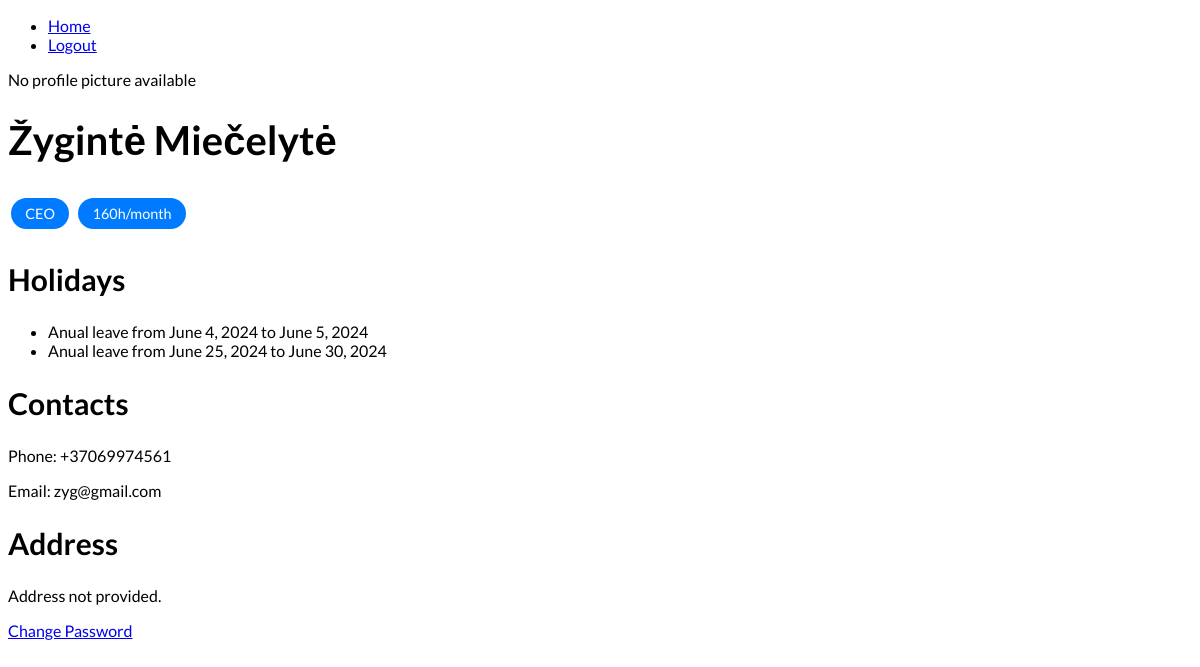
Before: /schedules/profile/1/ with the older database file.
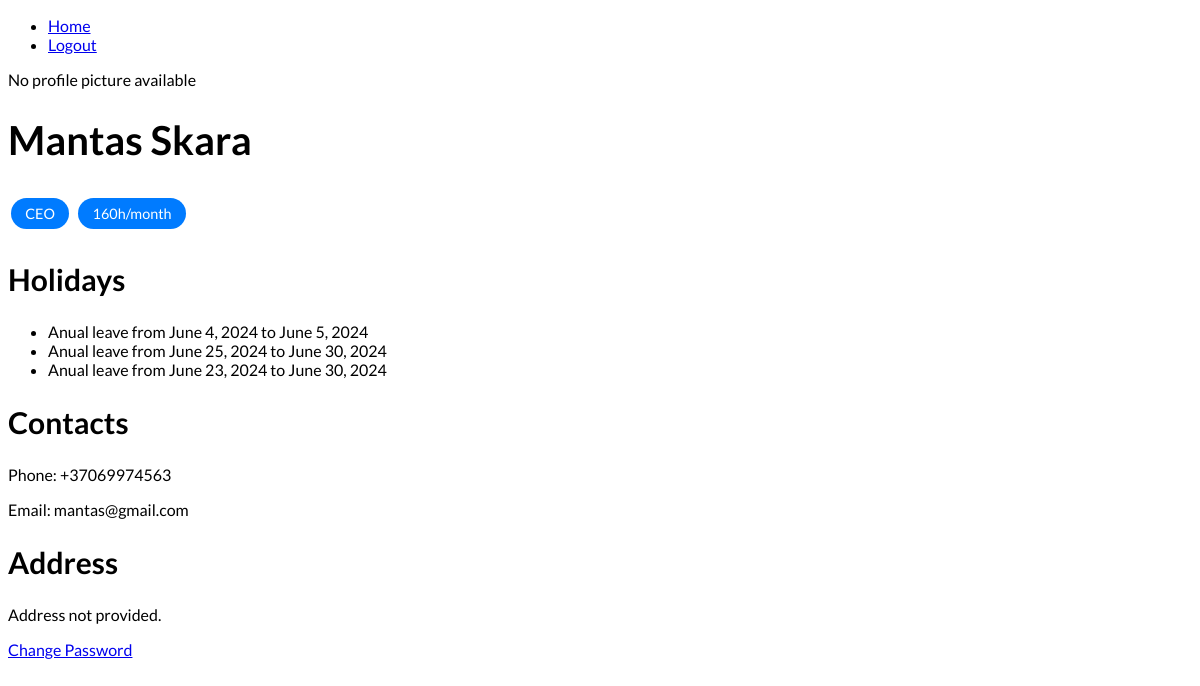
After: the same page with the newer database file.
### schedules/models.py (models this page shows, shortened)
class CustomUser(AbstractBaseUser, PermissionsMixin):
    email = models.EmailField(unique=True)
    name = models.CharField(max_length=100)
    last_name = models.CharField(max_length=100)
    position = models.CharField(max_length=100)
    WORKING_HOURS = (
        ('1', '1 (160h/month)'),
        ('0.75', '0.75 (120h/month)'),
        ('0.5', '0.5 (80h/month)'),
        ('0.25', '0.25 (40h/month)'),
        ('1.25', '1.25 (180h/month)'),
        ('1.5', '1.5 (200h/month)')
    )
    working_hours = models.CharField(max_length=4, choices=WORKING_HOURS, default='1')
    phone_number = PhoneNumberField(null=True, blank=True, unique=True)
    profile_picture = models.ImageField(upload_to='profile_pictures', blank=True)
    street_address = models.CharField(max_length=255, null=True, blank=True)
    city = models.CharField(max_length=100, null=True, blank=True)
    postal_code = models.CharField(max_length=20, null=True, blank=True)
    country = models.CharField(max_length=100, null=True, blank=True)
    is_active = models.BooleanField(default=True)
    is_staff = models.BooleanField(default=False)
    objects = CustomUserManager()
    USERNAME_FIELD = 'email'
    REQUIRED_FIELDS = ['name', 'last_name', 'position', 'working_hours']

class Vacation(models.Model):
    user = models.ForeignKey(settings.AUTH_USER_MODEL, null=False, blank=False, on_delete=models.CASCADE)
    first_day = models.DateField('First day', null=False)
    last_day = models.DateField('Last day', null=False)
    TYPE = (
        ('a', 'Anual leave'),
        ('b', 'Birthday day'),
        ('c', 'Welness day'),
        ('d', 'Bussines trip')
    )
    type = models.CharField('Type of vacation', max_length=1, default='a', choices=TYPE)

### schedules/views.py (the view)
# urls.py: path('profile/<str:user_id>/', user_profile, name='user_profile'),
def user_profile(request, user_id):
    user = get_object_or_404(CustomUser, id=user_id)
    user_vacation = Vacation.objects.filter(user=user)
    data = {
        'user': user,
        'user_vacation': user_vacation,
    }
    return render(request, 'profile.html', context=data)

### schedules/templatetags/custom_filters.py (called while the page is built)
@register.filter
def hours_display(value):
    start = value.find('(')
    end = value.find(')')
    if start != -1 and end != -1:
        return value[start+1:end]
    return value

### schedules/templates/profile.html (shortened to what this page needs)
{% extends 'base.html' %}
{% load custom_filters %}
{% load static %}
{% block content %}
{% if user.profile_picture %}
    <img src="{{ user.profile_picture.url }}" alt="Profile Picture">
{% else %}
    <p>No profile picture available</p>
{% endif %}
<div>
    <h1>{{ user.name }} {{ user.last_name }}</h1>
</div>
<div class="tags">
    <span class="tag">{{ user.position }}</span>
    <span class="tag">{{ user.get_working_hours_display|hours_display   }}</span>
</div>
<div>
    <h2>Holidays</h2>
    {% if user_vacation %}
        <ul>
            {% for vacation in user_vacation %}
                <li>{{ vacation.get_type_display }} from {{ vacation.first_day }} to {{ vacation.last_day }}</li>
            {% endfor %}
        </ul>
    {% else %}
        <p>No vacations palnned</p>
    {% endif %}
</div>
<div>
    <h2>Contacts</h2>
        {% if user.phone_number %}
            <p>Phone: {{ user.phone_number }}
        {% else %}
            <p>Phone number not provided.</p>
        {% endif %}
        <p>Email: {{ user.email }}</p>
    <h2>Address</h2>
        {% if user.street_address %}
            <p>{{ user.full_address }}
        {% else %}
            <p>Address not provided.</p>
        {% endif %}
</div>
<a href="{% url 'password_change' %}">Change Password</a>
{% endblock content %}

Changed rows visible on the page:
changed CustomUser "CEO": name "Žygintė" → "Mantas"; last_name "Miečelytė" → "Skara"; phone_number "+37069974561" → "+37069974563"; email "zyg@gmail.com" → "mantas@gmail.com"
added Vacation: type "Anual leave", first_day "June 23, 2024", last_day "June 30, 2024"
